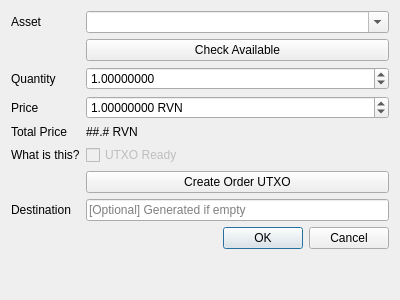
<?xml version="1.0" encoding="UTF-8"?>
<ui version="4.0">
 <class>Dialog</class>
 <widget class="QDialog" name="Dialog">
  <property name="geometry">
   <rect>
    <x>0</x>
    <y>0</y>
    <width>400</width>
    <height>300</height>
   </rect>
  </property>
  <property name="windowTitle">
   <string>Dialog</string>
  </property>
  <layout class="QFormLayout" name="formLayout">
   <item row="1" column="0">
    <widget class="QLabel" name="label">
     <property name="text">
      <string>Asset</string>
     </property>
    </widget>
   </item>
   <item row="1" column="1">
    <widget class="QComboBox" name="cmbAssets">
     <property name="editable">
      <bool>true</bool>
     </property>
    </widget>
   </item>
   <item row="2" column="1">
    <widget class="QPushButton" name="btnCheckAvailable">
     <property name="text">
      <string>Check Available</string>
     </property>
    </widget>
   </item>
   <item row="3" column="0">
    <widget class="QLabel" name="label_2">
     <property name="text">
      <string>Quantity</string>
     </property>
    </widget>
   </item>
   <item row="3" column="1">
    <widget class="QDoubleSpinBox" name="spinQuantity">
     <property name="decimals">
      <number>8</number>
     </property>
     <property name="minimum">
      <double>0.000000010000000</double>
     </property>
     <property name="maximum">
      <double>21000000000.000000000000000</double>
     </property>
     <property name="value">
      <double>1.000000000000000</double>
     </property>
    </widget>
   </item>
   <item row="4" column="0">
    <widget class="QLabel" name="label_3">
     <property name="text">
      <string>Price</string>
     </property>
    </widget>
   </item>
   <item row="4" column="1">
    <widget class="QDoubleSpinBox" name="spinUnitPrice">
     <property name="suffix">
      <string> RVN</string>
     </property>
     <property name="decimals">
      <number>8</number>
     </property>
     <property name="minimum">
      <double>0.000000000000000</double>
     </property>
     <property name="maximum">
      <double>21000000000.000000000000000</double>
     </property>
     <property name="value">
      <double>1.000000000000000</double>
     </property>
    </widget>
   </item>
   <item row="5" column="0">
    <widget class="QLabel" name="label_4">
     <property name="text">
      <string>Total Price</string>
     </property>
    </widget>
   </item>
   <item row="5" column="1">
    <widget class="QLabel" name="lblTotalDisplay">
     <property name="text">
      <string>##.# RVN</string>
     </property>
    </widget>
   </item>
   <item row="6" column="0">
    <widget class="QLabel" name="lblWhatUTXO">
     <property name="cursor">
      <cursorShape>WhatsThisCursor</cursorShape>
     </property>
     <property name="text">
      <string>What is this?</string>
     </property>
    </widget>
   </item>
   <item row="6" column="1">
    <widget class="QCheckBox" name="chkUTXOReady">
     <property name="enabled">
      <bool>false</bool>
     </property>
     <property name="text">
      <string>UTXO Ready</string>
     </property>
    </widget>
   </item>
   <item row="7" column="1">
    <widget class="QPushButton" name="btnCreateUTXO">
     <property name="text">
      <string>Create Order UTXO</string>
     </property>
    </widget>
   </item>
   <item row="8" column="0">
    <widget class="QLabel" name="label_5">
     <property name="text">
      <string>Destination</string>
     </property>
    </widget>
   </item>
   <item row="8" column="1">
    <widget class="QLineEdit" name="txtDestination">
     <property name="text">
      <string/>
     </property>
     <property name="placeholderText">
      <string>[Optional] Generated if empty</string>
     </property>
    </widget>
   </item>
   <item row="9" column="1">
    <widget class="QDialogButtonBox" name="btnDialogButtons">
     <property name="orientation">
      <enum>Qt::Horizontal</enum>
     </property>
     <property name="standardButtons">
      <set>QDialogButtonBox::Cancel|QDialogButtonBox::Ok</set>
     </property>
    </widget>
   </item>
  </layout>
 </widget>
 <resources/>
 <connections>
  <connection>
   <sender>btnDialogButtons</sender>
   <signal>accepted()</signal>
   <receiver>Dialog</receiver>
   <slot>accept()</slot>
   <hints>
    <hint type="sourcelabel">
     <x>248</x>
     <y>254</y>
    </hint>
    <hint type="destinationlabel">
     <x>157</x>
     <y>274</y>
    </hint>
   </hints>
  </connection>
  <connection>
   <sender>btnDialogButtons</sender>
   <signal>rejected()</signal>
   <receiver>Dialog</receiver>
   <slot>reject()</slot>
   <hints>
    <hint type="sourcelabel">
     <x>316</x>
     <y>260</y>
    </hint>
    <hint type="destinationlabel">
     <x>286</x>
     <y>274</y>
    </hint>
   </hints>
  </connection>
 </connections>
</ui>
